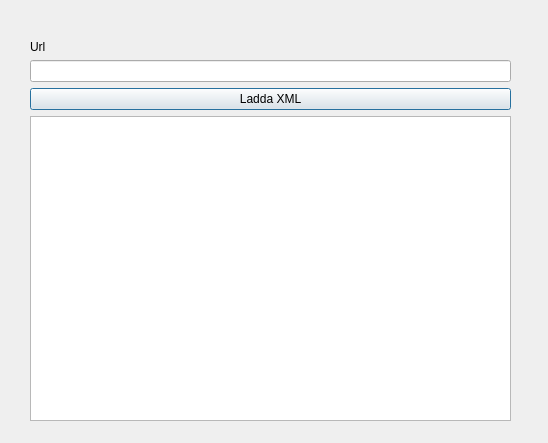
<?xml version="1.0" encoding="UTF-8"?>
<ui version="4.0">
 <class>Dialog</class>
 <widget class="QDialog" name="Dialog">
  <property name="geometry">
   <rect>
    <x>0</x>
    <y>0</y>
    <width>548</width>
    <height>443</height>
   </rect>
  </property>
  <property name="windowTitle">
   <string>Dialog</string>
  </property>
  <widget class="QWidget" name="">
   <property name="geometry">
    <rect>
     <x>30</x>
     <y>40</y>
     <width>481</width>
     <height>381</height>
    </rect>
   </property>
   <layout class="QVBoxLayout" name="verticalLayout">
    <item>
     <widget class="QLabel" name="label">
      <property name="text">
       <string>Url</string>
      </property>
     </widget>
    </item>
    <item>
     <widget class="QLineEdit" name="urlLineEdit"/>
    </item>
    <item>
     <widget class="QPushButton" name="loadButton">
      <property name="text">
       <string>Ladda XML</string>
      </property>
     </widget>
    </item>
    <item>
     <widget class="QListWidget" name="listWidget"/>
    </item>
   </layout>
  </widget>
 </widget>
 <resources/>
 <connections/>
</ui>
